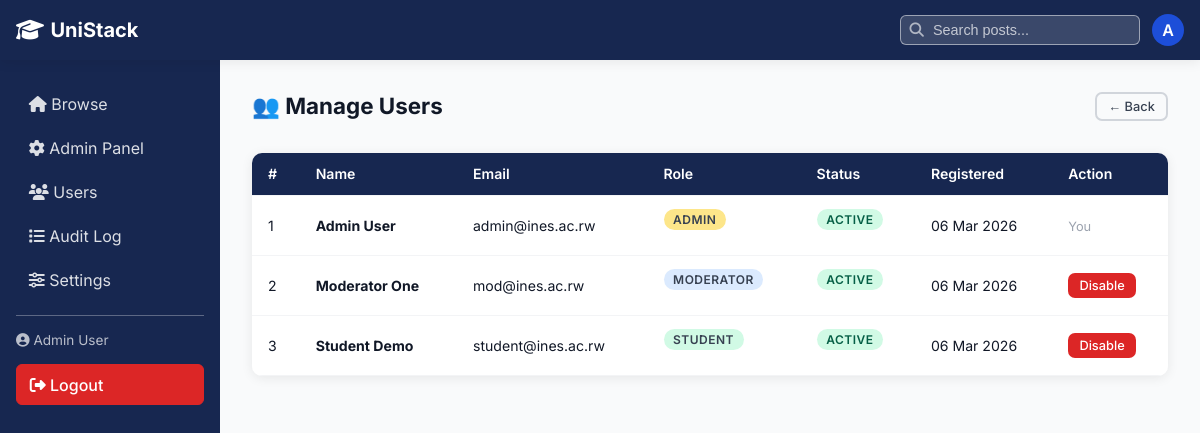
The app's page /index.php?page=admin&action=users (signed in) with its own data.
### tables this page shows
CREATE TABLE users (
    id INT AUTO_INCREMENT PRIMARY KEY,
    name VARCHAR(100) NOT NULL,
    email VARCHAR(150) NOT NULL UNIQUE,
    password VARCHAR(255) NOT NULL,
    role ENUM('student','moderator','admin') DEFAULT 'student',
    is_active TINYINT(1) DEFAULT 1,
    created_at DATETIME DEFAULT CURRENT_TIMESTAMP
);

### app/controllers/AdminController.php (called while the page is built, shortened)
<?php
require_once __DIR__ . '/../models/User.php';
class AdminController {
    private $userModel;
    public function __construct($conn) {
        $this->userModel = new User($conn);
    }
    public function users() {
        $users = $this->userModel->getAll();
        require_once __DIR__ . '/../views/admin/users.php';
    }
}

### app/models/User.php (called while the page is built, shortened)
<?php
class User {
    private $conn;
    public function __construct($conn) {
        $this->conn = $conn;
    }
    public function getAll() {
        $result = $this->conn->query("SELECT id, name, email, role, is_active, created_at FROM users ORDER BY created_at DESC");
        return $result->fetch_all(MYSQLI_ASSOC);
    }
}

### app/views/admin/users.php (the view, shortened to what this page needs)
<?php
require_once __DIR__ . '/../shared/header.php';
?>
<div style="display:flex;justify-content:space-between;align-items:center;margin-bottom:2rem;">
    <h2 class="section-title" style="border:none;padding:0;margin:0;">👥 Manage Users</h2>
    <a href="index.php?page=admin&action=index" class="btn btn-outline btn-sm">← Back</a>
</div>
<div class="table-wrap">
    <table>
        <thead>
            <tr>
                <th>#</th>
                <th>Name</th>
                <th>Email</th>
                <th>Role</th>
                <th>Status</th>
                <th>Registered</th>
                <th>Action</th>
            </tr>
        </thead>
        <tbody>
        <?php foreach ($users as $u): ?>
            <tr>
                <td><?= $u['id'] ?></td>
                <td><strong><?= htmlspecialchars($u['name']) ?></strong></td>
                <td><?= htmlspecialchars($u['email']) ?></td>
                <td>
                    <span class="card-badge" style="background:<?= $u['role']==='admin'?'#fde68a':($u['role']==='moderator'?'#dbeafe':'#d1fae5') ?>; color:#374151;">
                        <?= ucfirst($u['role']) ?>
                    </span>
                </td>
                <td>
                    <span class="card-badge <?= $u['is_active']?'badge-approved':'badge-rejected' ?>">
                        <?= $u['is_active']?'Active':'Disabled' ?>
                    </span>
                </td>
                <td><?= date('d M Y', strtotime($u['created_at'])) ?></td>
                <td>
                    <?php if ($u['id'] != $_SESSION['user_id']): ?>
                        <a href="index.php?page=admin&action=toggle_user&id=<?= $u['id'] ?>"
                           class="btn btn-sm <?= $u['is_active']?'btn-danger':'btn-success' ?>"
                           data-confirm="<?= $u['is_active']?'Disable':'Enable' ?> this user?">
                            <?= $u['is_active']?'Disable':'Enable' ?>
                        </a>
                    <?php else: ?>
                        <span style="color:#9ca3af;font-size:.8rem;">You</span>
                    <?php endif; ?>
                </td>
            </tr>
        <?php endforeach; ?>
        </tbody>
    </table>
</div>
<?php require_once __DIR__ . '/../shared/footer.php'; ?>

### public/css/style.css (style rules this page uses)
:root { --primary: #1d4ed8; --primary-dark: #051642ec; --primary-light: #dbeafe; --success: #16a34a; --success-light: #dcfce7; --danger: #dc2626; --danger-light: #fee2e2; --warning: #d97706; --warning-light: #fef3c7; --gray-50: #f9fafb; --gray-100: #f3f4f6; --gray-200: #e5e7eb; --gray-300: #d1d5db; --gray-500: #6b7280; --gray-700: #374151; --gray-900: #111827; --radius: 10px; --shadow: 0 2px 12px rgba(0,0,0,0.08); --shadow-lg: 0 8px 32px rgba(0,0,0,0.12); }
* { box-sizing: border-box; margin: 0; padding: 0; }
body { font-family: 'Inter', sans-serif; background: var(--gray-50); color: var(--gray-900); min-height: 100vh; display: flex; flex-direction: column; }
.card-badge { display: inline-block; padding: .2rem .6rem; border-radius: 12px; font-size: .75rem; font-weight: 600; text-transform: uppercase; letter-spacing: .04em; margin-bottom: .75rem; }
.badge-approved { background: #d1fae5; color: #065f46; }
.btn { padding: .5rem 1.1rem; border-radius: 7px; border: none; cursor: pointer; font-size: .875rem; font-weight: 500; text-decoration: none; display: inline-flex; align-items: center; gap: .3rem; transition: all .2s; }
.btn-danger { background: var(--danger); color: white; }
.btn-outline { background: transparent; border: 2px solid var(--gray-300); color: var(--gray-700); }
.btn-sm { padding: .3rem .7rem; font-size: .8rem; }
.table-wrap { overflow-x: auto; border-radius: var(--radius); box-shadow: var(--shadow); }
table { width: 100%; border-collapse: collapse; background: white; }
thead { background: var(--primary-dark); color: white; }
th, td { padding: .8rem 1rem; text-align: left; font-size: .88rem; border-bottom: 1px solid var(--gray-100); }
th { font-weight: 600; }
.section-title { font-size: 1.4rem; font-weight: 700; margin-bottom: 1.25rem; padding-bottom: .6rem; border-bottom: 3px solid var(--primary); display: inline-block; }

### records on screen
users: id "1", name "Admin User", email "admin@ines.ac.rw", role "ADMIN", is_active "ACTIVE", created_at "06 Mar 2026", shows "You"
users: id "2", name "Moderator One", email "mod@ines.ac.rw", role "MODERATOR", is_active "ACTIVE", created_at "06 Mar 2026"
users: id "3", name "Student Demo", email "student@ines.ac.rw", role "STUDENT", is_active "ACTIVE", created_at "06 Mar 2026"

### other values on screen
$s['site_name'] "UniStack"
substr($_SESSION['name'],0,1) "A"
$_SESSION['name'] "Admin User"
